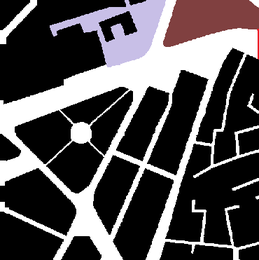
%> input picture TestSortie.png, 259 x 260 px, shrunk from 370 x 371 before the run
$ octave fastmartest.m   (GNU Octave 9; MATLAB toolbox functions it lacks are replaced by stand-ins)
%> lines starting %> are read from the running program, lines starting %| are printed output that depends on the picture; in (x1, y1, x2, y2) boxes, pixels count from 0 and x2, y2 are one past the last pixel; in counts of white or black regions, pixels touching at a corner belong together; the program's own positions count from 1
### detect_calcul_noeuds_rouge.m
%%%%%%%%%%%%%%%%%%%%%%%%%%%%%%%%%%%%%%%%%%%%%%%%%%%%%%%%%%%%%%%%%%%%%%%%%%%
%%%% D閠ecte et calcule les Dist(i,j) des nouveaux noeuds "rouge" %%%%%%%%%
%%%%%%%%%%%%%%%%%%%%%%%%%%%%%%%%%%%%%%%%%%%%%%%%%%%%%%%%%%%%%%%%%%%%%%%%%%%
%%%%%%%%%%%%%%%%%%%%%%%%%%%%%%%%%%%%%%%%%%%%%%%%%%%%%%%%%%%%%%%%%%%%%%%%%%%
%%%%%%%%%%%%%%%%%%%%%%%%%%%%% Philippe PECOL %%%%%%%%%%%%%%%%%%%%%%%%%%%%%%
%%%%%%%%%%%%%%%%%%%%%%%%%%%%%%%%%%%%%%%%%%%%%%%%%%%%%%%%%%%%%%%%%%%%%%%%%%%
%%%%%%%%%%%%%%%%%%%%%%%%%%%%%%%%%%%%%%%%%%%%%%%%%%%%%%%%%%%%%%%%%%%%%%%%%%%

Pile_test=[];
teta=0;

% Noeuds entourant le dernier noeud devenu "noir"
    if i+1<size(IM,1)
        Pile_test=[Pile_test;i+1,j];  % selon y
    else
        Pile_test=[Pile_test;NaN,NaN];
    end
    if 1<i-1
        Pile_test=[Pile_test;i-1,j];  % selon y
    else
        Pile_test=[Pile_test;NaN,NaN];
    end
    if j+1<size(IM,2)
        Pile_test=[Pile_test;i,j+1];  % selon x
    else
        Pile_test=[Pile_test;NaN,NaN];
    end
    if 1<j-1
        Pile_test=[Pile_test;i,j-1,]; % selon x
    else
        Pile_test=[Pile_test;NaN,NaN];
    end


for k=1:4

    if isnan(Pile_test(k,1))==0

        i=Pile_test(k,1);
        j=Pile_test(k,2);

        if TAB(i,j)~=1
            %%%%On calcule la distance au point (i,j)
            if i+1<size(IM,1)
                t2=Dist(i+1,j);
            else
                t2=Inf;
            end
            if 1<i-1
               t1=Dist(i-1,j);
            else
               t1=Inf;
            end
            if j+1<size(IM,2)
                t4=Dist(i,j+1);
            else
                t4=Inf;
            end
            if 1<j-1
                t3=Dist(i,j-1);
            else
                t3=Inf;
            end

%         end

            v1=min(t1,t2);
            v2=min(t3,t4);

            if (max(v1,v2)-min(v1,v2))<=ph

                teta =(v1+v2)/2+0.5*sqrt(2*ph^2-(v2-v1)^2);

            elseif (max(v1,v2)-min(v1,v2))>=ph

                teta =min(v1,v2)+ph;

            end


            if TAB(i,j)==0

                Pile=[Pile;i,j,teta];
                TAB(i,j)=-1;
                Dist(i,j)=teta;

            elseif TAB(i,j)==-1

                if teta<Dist(i,j)
                    Dist(i,j)=teta;
                    AA=find(Pile(:,1)==i);
                    BB=find(Pile(:,2)==j);

                    for l1=1:length(AA)
                        for l2=1:length(BB)
                            if isempty(find(AA(l1)==BB(l2)))==0
                            CC=AA(l1);
                            end
                        end
                    end
                    Pile(CC,3)=Dist(i,j);
                end

            end
        end % if TAB(i,j)~=1

    end %if Pile_test(k,1)~=Nan

end % for k=1:4

### fastmartest.m
%fast marching test via image
%apload image & read it
%M=imread('A (5).png');
% global Xmin
% global Xmax
% global Ymin
% global Ymax
% global IM
clear all;
Img_rgb=imread('TestSortie.png');
%> Img_rgb is the input picture: size 260x259x3 uint8; mean R, G, B 84, 80.5, 82.4
Img_gray=rgb2gray(Img_rgb);
IM=Img_gray;
% imagesc(IM)
% colormap gray
% return;
%return;
%no geometry discretization it already done
Dist=inf(size(IM));
TAB=zeros(size(IM));
ph=0.01;
Xmin=0;
Xmax=size(IM,2)*ph;
%> Xmax = 2.59
Ymin=0;
Ymax=size(IM,1)*ph;
%> Ymax = 2.6
niter_tab=size(Dist,1)*size(Dist,2);
%> niter_tab = 67340
%initialisation of exit, and obstacles
Pile=[];
for i=1:size(IM,1)
    for j=1:size(IM,2)
        if IM(i,j)==0 %obstacles
            Dist(i,j)=inf;
            TAB(i,j)=1;
            niter_tab=niter_tab-1;
        elseif IM(i,j)==91 %exit
            Dist(i,j)=0;
            TAB(i,j)=-1;
            Pile=[Pile;i,j,0];
        end

    end
end
%> Dist: size 260x259 double; 99.99% of the values are NaN or infinite; the others: min 0, max 0, mean 0
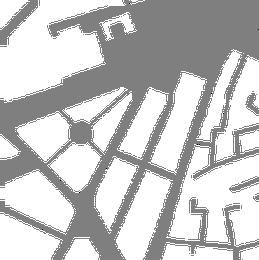
%> TAB: size 260x259 double; min -1, max 1, mean 0.549; drawn with min black and max white
%> after the loop, Pile = [4 130 0; 30 259 0; 94 212 0; 114 224 0; 145 198 0; 145 200 0; 169 107 0; 181 61 0; 193 80 0; 230 43 0]; niter_tab = 30374
%%%
%%%
MX2=Xmin*ones(round((Ymax-Ymin)/ph),1);
for k=2:round((Xmax-Xmin)/ph)
    MX2=[MX2,MX2(:,k-1)+ph];
end
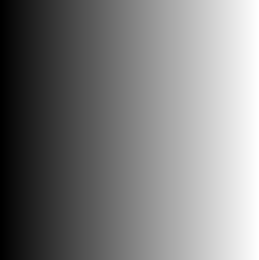
%> MX2: size 260x259 double; min 0, max 2.58, mean 1.29; drawn with min black and max white
%imagesc(0:731,0:541,Img_gray)
%imagesc(MX2(1,:),MY2(:,1),Img_gray)
MY2=Ymin*ones(1,round((Xmax-Xmin)/ph));
for k=2:round((Ymax-Ymin)/ph)
    MY2=[MY2;MY2(k-1,:)+ph];
end
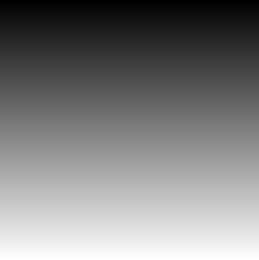
%> MY2: size 260x259 double; min 0, max 2.59, mean 1.29; drawn with min black and max white

% Boucle principale
comp_bucle=0;

while niter_tab>1 && size(Pile,1)>0  %niter_tab>2%(isempty(find(TAB==0))==0)||(isempty(find(TAB==-1))==0)%

    comp_bucle=comp_bucle+1;
    detect_calcul_noeuds_rouge;

    Pile=sortrows(Pile,3);% Recherche le noeud rouge avec Dist(i,j) le plus petit, il sera sur la ligne 1 de B qui a été trié

        i=Pile(1,1) ;                   % Nouvelle indice de i
        j=Pile(1,2);                    % Nouvelle indice de j

        TAB(i,j)=1;                     % le nouveau passe en "noir"
        Pile=Pile(2:end,:);
        %%% Compteur
        if mod(comp_bucle,1000)==1
            fprintf(['\ncomp_rest=',num2str(niter_tab)]);
        end
        niter_tab=niter_tab-1;
end
%> this loop made 28041 passes
%> (i, j, niter_tab) on passes 1 to 3: (4, 130, 30373), (30, 259, 30372), (94, 212, 30371)
%| comp_rest=30374
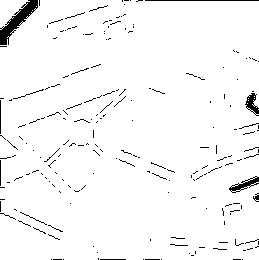
%> TAB: size 260x259 double; values 0 (black) and 1 (white), 96.5% white; 201 black regions (188 under 20 px), largest, box (x1, y1, x2, y2) and area: (0, 0, 38, 45) 567, (229, 176, 259, 193) 184, (245, 93, 259, 116) 155
%> after the loop, comp_bucle = 28041; niter_tab = 2333
% Desired directions  (Matrices)
[FX,FY] = gradient(Dist);

 FXN=zeros(size(FX));
 FYN=zeros(size(FY));
 %
for k=1:size(FX,1)*size(FX,2)
    if isnan(FX(k))==0 && isnan(FY(k))==0
    if (abs(FX(k))~=inf)&&(abs(FY(k))~=inf)
        if((FX(k)~=0)||FY(k)~=0)
        Norme=sqrt(FX(k)^2+FY(k)^2);
        FXN(k)=FX(k)/Norme;
        FYN(k)=FY(k)/Norme;
        end
    end


    end
end
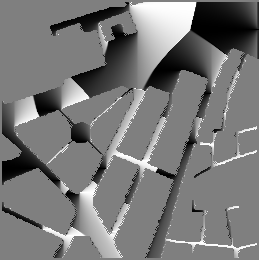
%> FXN: size 260x259 double; min -1, max 1, mean -0.0572; drawn with min black and max white
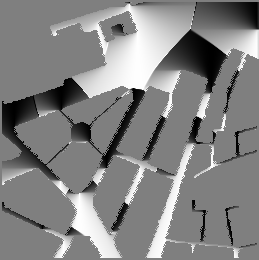
%> FYN: size 260x259 double; min -1, max 1, mean 0.0306; drawn with min black and max white
%> after the loop, Norme = 0.0141
FXN1=FXN;
FYN1=FYN;
Dist2=Dist;
save Dist2; save FXN1; save FYN1; save MX2; save MY2;
figure(1);
imagesc(Dist)
%quiver(-FXN,-FYN);
axis equal
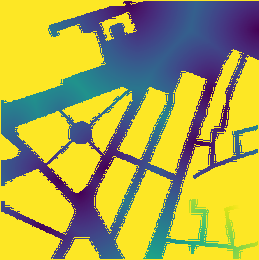
%> displayed picture: size 260x259x3, on the screen's scale of 0 to 255; mean R, G, B 173, 168.3, 75.6
